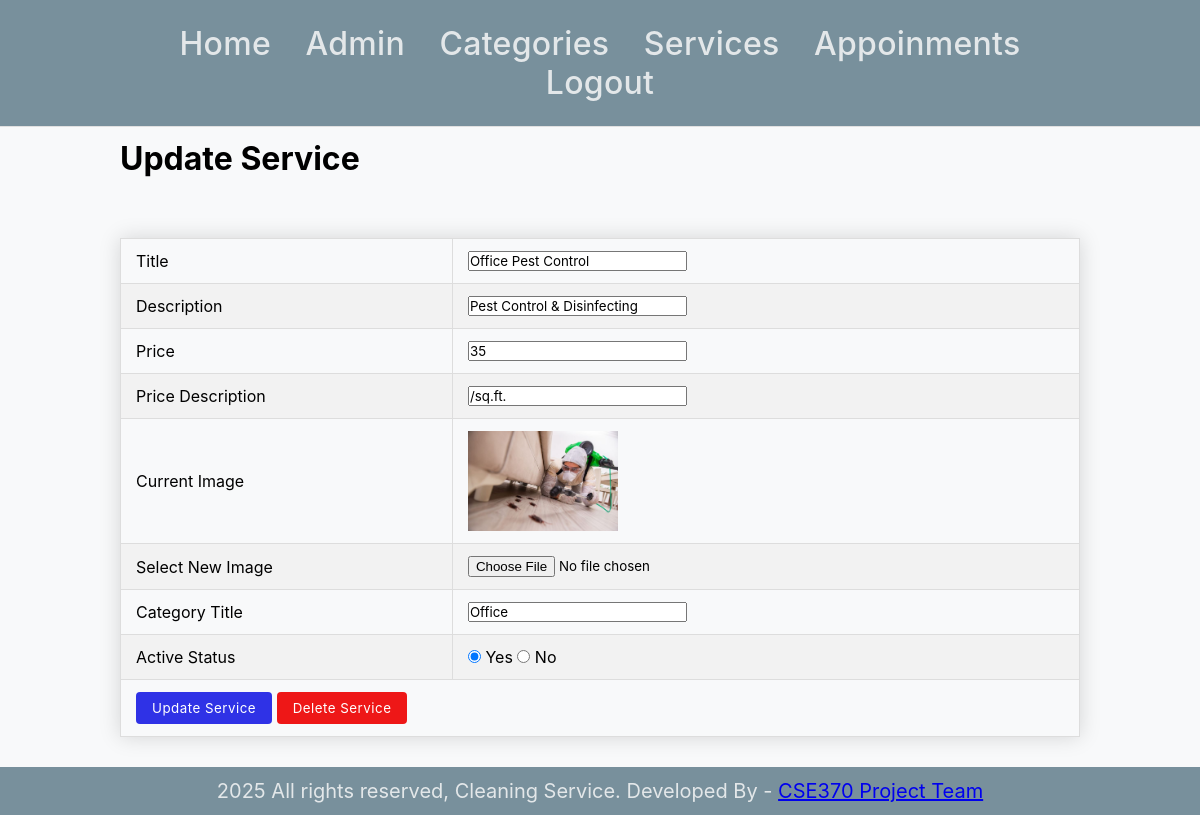
The page /admin/update-services.php?id=40 (signed in) on the database its author committed.
### tables this page shows
CREATE TABLE `service` (
  `Id` int(11) NOT NULL,
  `Title` varchar(150) NOT NULL,
  `Description` varchar(255) NOT NULL,
  `Price` decimal(10,0) NOT NULL,
  `Price_des` varchar(20) NOT NULL,
  `Image_Name` varchar(255) NOT NULL,
  `Category_Title` varchar(100) NOT NULL,
  `Active` varchar(10) NOT NULL
);

### admin/update-services.php (the view, shortened to what this page needs)
<?php include('partial/menu.php'); ?>
<div class="main-content">
    <div class="wrapper">
        <h1>Update Service</h1>
        <br><br>
        <?php
            if(isset($_GET['id'])){
                $id=$_GET['id'];
                $sql="SELECT * FROM service WHERE Id=$id";
                $res=mysqli_query($conn, $sql);
                $count=mysqli_num_rows($res);
                if($count==1)
                {
                    $row=mysqli_fetch_assoc($res);
                    $title=$row['Title'];
                    $description=$row['Description'];
                    $price=$row['Price'];
                    $price_description=$row['Price_des'];
                    $image_name=$row['Image_Name'];
                    $category_title=$row['Category_Title'];
                    $active_status=$row['Active'];
                }
                else
                {
                    header('location:'.SITEURL.'admin/manage-services.php');
                }
            }
            else
            {
                header('location:'.SITEURL.'admin/manage-services.php');
            }
        ?>
        <form action="" method="POST" enctype="multipart/form-data">
            <table class="tbl-full">
                <tr>
                    <td>Title</td>
                    <td>
                        <input type="text" name="title" value="<?php echo $title; ?>">
                    </td>
                </tr>
                <tr>
                    <td>Description</td>
                    <td>
                        <input type="text" name="description" value="<?php echo $description; ?>">
                    </td>
                </tr>
                <tr>
                    <td>Price</td>
                    <td>
                        <input type="number" name="price" value="<?php echo $price; ?>">
                    </td>
                </tr>
                <tr>
                    <td>Price Description</td>
                    <td>
                        <input type="text" name="price_description" value="<?php echo $price_description; ?>">
                    </td>
                </tr>
                <tr>
                    <td>Current Image</td>
                    <td><img src="<?php echo SITEURL; ?>images/services/<?php echo $image_name; ?>" width="150px"></td>
                </tr>
                <tr>
                    <td>Select New Image</td>
                    <td><input type="file" name="image"></td>
                </tr>
                <tr>
                    <td>Category Title</td>
                    <td>
                        <input type="text" name="category_title" value="<?php echo $category_title; ?>">
                    </td>
                </tr>
                <tr>
                    <td>Active Status</td>
                    <td>
                        <input <?php if($active_status=="Yes"){echo "checked";} ?> type="radio" name="active_status" value="Yes"> Yes
                        <input <?php if($active_status=="No"){echo "checked";} ?> type="radio" name="active_status" value="No"> No
                    </td>
                </tr>
                <tr>
                    <td colspan="2">
                        <input type="submit" name="submit" value="Update Service" class="btn-primary">
                        <input type="submit" name="cancle" value="Delete Service" class="btn-danger">
                    </td>
                </tr>
            </table>
        </form>
    </div>
</div>
<?php include('partial/footer.php') ?>

### css/admin.css (style rules this page uses)
* { margin: 0; padding: 0; font-family: -apple-system, BlinkMacSystemFont, "Segoe UI", Roboto, Oxygen-Sans, Ubuntu, Cantarell, "Helvetica Neue", sans-serif; }
.tbl-full { width: 100%; border-collapse: collapse; margin-top: 20px; box-shadow: 0 0 20px rgba(0, 0, 0, 0.15); text-align: left; }
.wrapper { padding: 1%; width: 80%; margin: 0 auto; }
.tbl-full th, .tbl-full td { padding: 12px 15px; border: 1px solid #ddd; text-align: left; }
.tbl-full tr:nth-child(even) { background-color: #f2f2f2; }
.btn-primary { display: inline-block; padding: 8px 16px; background-color: #2f32e6; color: white; text-decoration: none; border-radius: 4px; font-weight: normal; transition: all 0.2s ease; border: none; box-shadow: none; letter-spacing: 0.5px; }
.btn-danger { display: inline-block; padding: 8px 16px; background-color: #ee1717; color: white; text-decoration: none; border-radius: 4px; font-weight: normal; transition: all 0.2s ease; border: none; box-shadow: none; letter-spacing: 0.5px; }
.main-content { background-color: #f8f9fa; min-height: 80vh; }

### rows shown on the page
service: title "Office Pest Control", description "Pest Control & Disinfecting", price "35", price_description "/sq.ft.", Image_Name (picture), category_title "Office", Active "☑"
